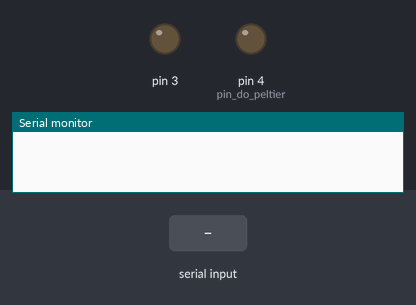
This sketch was run on a simulated Arduino Uno, built with avr-gcc and run on an emulated ATmega328P. On the bench: output pins drawn as LEDs (lit = HIGH), the last lines printed to the serial monitor. The inputs (shaded band) are chosen by the test bench.

Above: at 1.2 s.
1.3 s: "c" received over Serial
At 2.1 s:
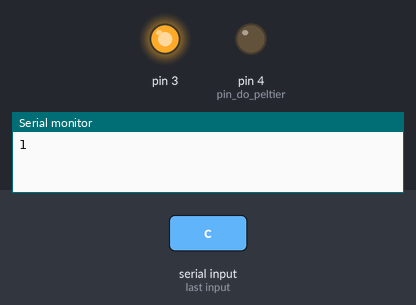
2.8 s: "a" received over Serial
At 3.3 s:
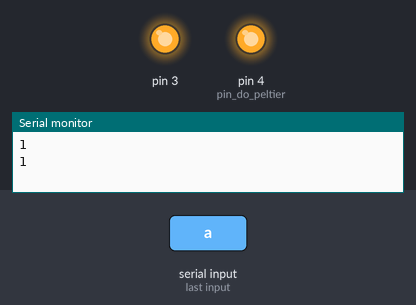
4.3 s: "d" received over Serial
At 5.5 s:
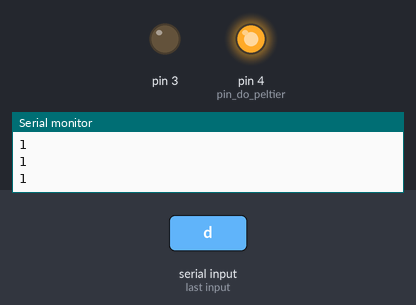
Timing chart, 0 to 7.3 s (numbered marks = the images above; inputs shaded):
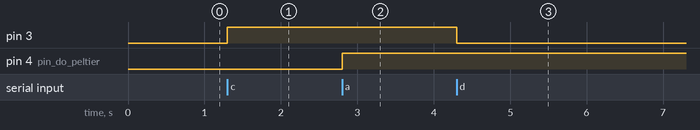

The sketch:

experimento.ino
```cpp
#include <Wire.h>
#include <Adafruit_Sensor.h>
#include <Adafruit_BME280.h>

#define SEALEVELPRESSURE_HPA (1013.25)

Adafruit_BME280 bme;

int i,aux=0,co=0;

float temp,pres;

char leitura;

void setup() {
  Serial.begin(9600);

  pinMode(2,OUTPUT);// pin do sensor
  pinMode(3,OUTPUT);
  pinMode(4,OUTPUT); // pin do peltier

  if (!bme.begin(0x76)) {
    Serial.println("Could not find a valid BME280 sensor, check wiring!");
    while (1);
  }
}

void loop()
{

   if(Serial.available()) // teste de conexão do arduino com o pc
    {

      if(Serial.read() == 'c')
      {
        aux=1;
        Serial.println(1);
        digitalWrite(3,HIGH);
      }
    }


  while(aux == 1) // enquanto o arduino conectado ao pc
  {

     if(Serial.available())
      {
        leitura = Serial.read();
        if(leitura == 'd') // desconecta o arduino com o pc
        {
          aux=0;
          Serial.println(1);
          digitalWrite(3,LOW);
          digitalWrite(2,LOW);
        }
        if(leitura == 'a'){ // sinal 'a' liga o peltier
          //Serial.println("entrei");
          if(co==0){
            digitalWrite(4,HIGH);
            co=1; // muda a constante para q na proxima vez q mandar o sinal 'a' o peltier vai desligar no else
            Serial.println(1);
          }
          else{
            digitalWrite(4,LOW);
            co=0;  // muda a constante para q na proxima vez q mandar o sinal 'a' o peltier vai ligar no else
            Serial.println(0);
          }
        }

        if(leitura == 'm') // sinal 'm' ativa a função de medir
        {
          digitalWrite(2,HIGH);
          temp=pres=0;

          for(i = 0; i < 100 ; i++)
          {
             temp= temp+bme.readTemperature();
             pres= pres+bme.readPressure() / 100.0F;
          }

          temp=temp/100.0;
          pres=pres/100.0;
          Serial.println(temp);
          delay(2000);
          Serial.println(pres);
          digitalWrite(2,LOW);
        }

      }


   }

}
```

Measured:
- after the input at 1.3 s, pin 3: LOW → HIGH at once
- after the input at 2.8 s, pin 4 (pin_do_peltier): LOW → HIGH at once
- after the input at 4.3 s, pin 3: HIGH → LOW at once
